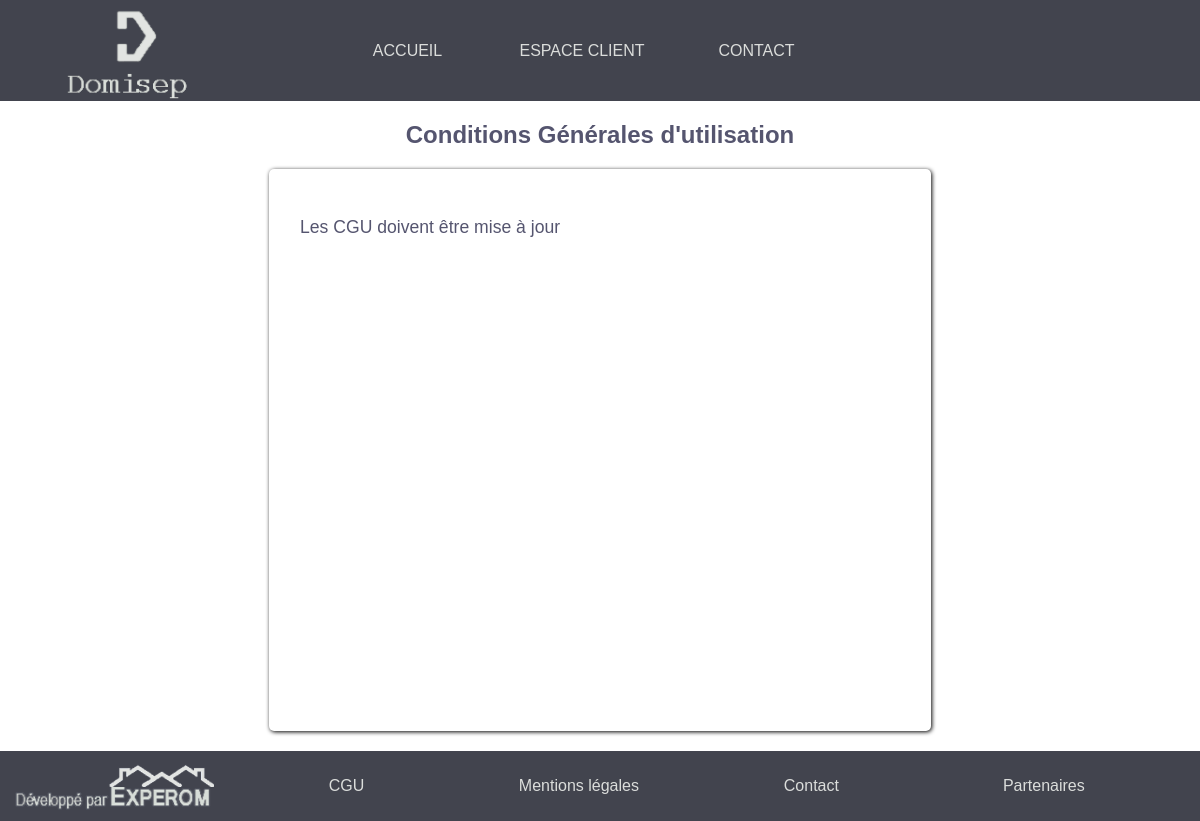
Before: /cgu with the older database file.
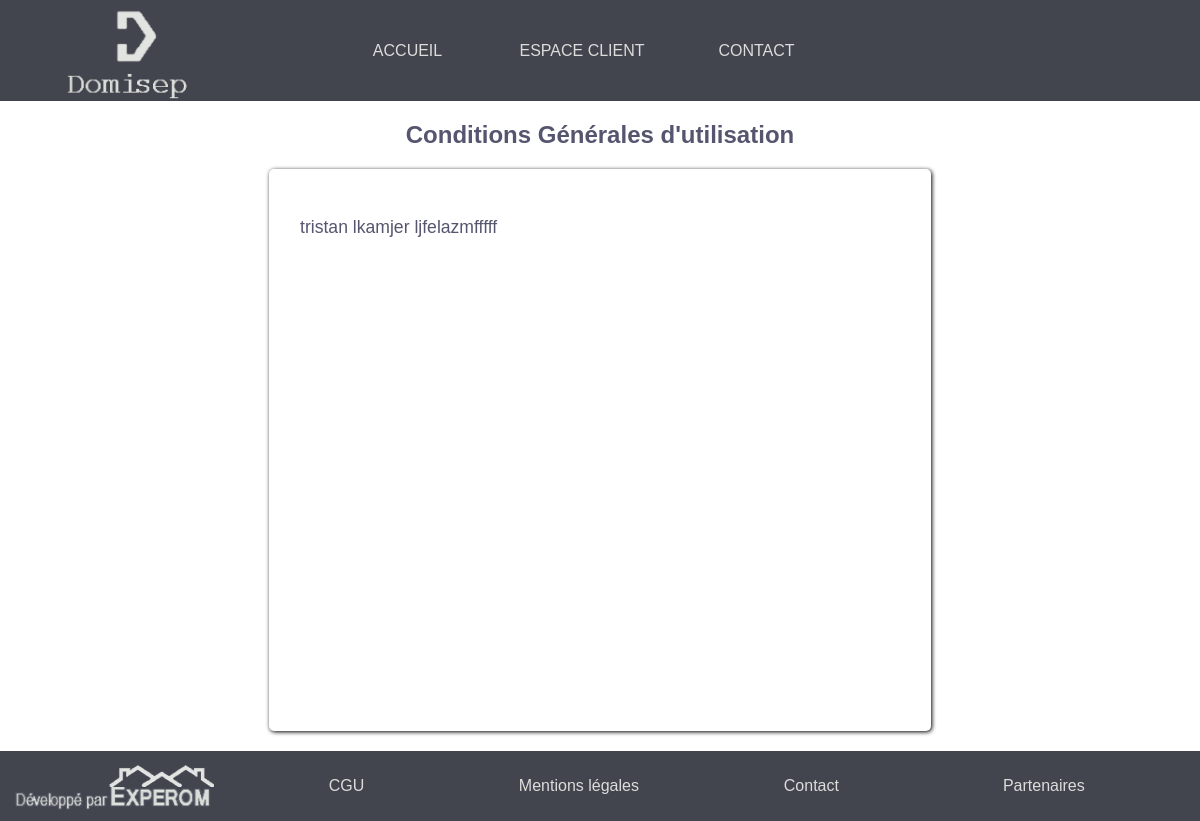
After: the same page with the newer database file.
### tables this page shows
CREATE TABLE `cgu` (
  `ID` int(11) NOT NULL,
  `text` text NOT NULL,
  `last_update` date NOT NULL,
  `last_admin` varchar(255) NOT NULL
);

### controller/cgu.php (called while the page is built)
<?php
$tableau = array('typeDeRequete'=>'select', 'table'=>'cgu','param'=>array('ID'=>1));
$dataCGU = requeteDansTable($db,$tableau);
$textCGU = "";
if ($dataCGU != array()) {
    $textCGU = $dataCGU[0]['text'];
}
include('vue/cgu.php');
?>

### modele/general.php (called while the page is built, shortened)
<?php
function requeteDansTable($db,$tableau){
    $tableau = securite($tableau);
    if ($tableau['typeDeRequete'] == "select") {
        $tableau = implodeChampsValues($tableau);
        $query = 'SELECT * FROM '.$tableau['table'].' WHERE '.$tableau['champsValues'];
    }
    $param = $tableau['param'];
    $requete = $db->prepare($query);
    $requete->execute($param);
    $tableauDonnees = array();
    if ($tableau['typeDeRequete'] == "select") {
        while ($donnees = $requete -> fetch()) {
            $tableauDonnees[] = $donnees;
        }
        return $tableauDonnees;
    }
}
function securite($tableau)
{
    $tableauEntitiesAndCrypt = array();
    foreach ($tableau['param'] as $key => $value) {
        if ($key == 'mdp') {
            $tableauEntitiesAndCrypt[$key] = 'cocos_'.md5($value);
        } else {
            $tableauEntitiesAndCrypt[$key] = htmlentities($value);
        }
    }
    unset($tableau['param']);
    $tableau['param'] = $tableauEntitiesAndCrypt;
    return $tableau;
}
function implodeChampsValues($tableau)
{
    if ($tableau['typeDeRequete'] == 'insert') {
        $tableauChamps = array();
        $tableauValues = array();
        foreach ($tableau["param"] as $key => $values) {
            if ($key == 'dateInscription') {
                $tableauValues[] = 'NOW()';
            } else {
                $tableauValues[] = ':' . $key;
            }
        }
        $tableauValues = implode(', ', $tableauValues);
        foreach ($tableau["param"] as $key => $values) {
            $tableauChamps[] = $key;
        }
        $tableauChamps = implode(', ', $tableauChamps);
        $tableau['champs'] = $tableauChamps;
        $tableau['values'] = $tableauValues;
        unset($tableau['param']['dateInscription']);
        return $tableau;
    }
    else if ($tableau['typeDeRequete'] == 'select' or $tableau['typeDeRequete'] == 'delete') {
        $tableauChampsValues = array();
        foreach ($tableau['param'] as $key => $value) {
            $tableauChampsValues[] = $key . '=:' . $key;
        }
        $tableauChampsValues = implode(' AND ',$tableauChampsValues);
        $tableau['champsValues']  = $tableauChampsValues;
        return $tableau;
    }
}
?>

### vue/cgu.php (the view, shortened to what this page needs)
<?php
if (isset($_SESSION['role'])) {
    if ($_SESSION['role'] != 'admin') {
        include("vue/header.php");
        include("vue/footer.php");
    } else {
        include("vue/back-office/header.php");
        include("vue/back-office/footer.php");
    }
}
else {
    include("vue/header.php");
    include("vue/footer.php");
}
?>
    <section id="cgu-foot-section">
        <h1>Conditions Générales d'utilisation</h1>
        <div id="cgu-foot">
            <p><?php if ($textCGU != "") { echo $textCGU; } else { echo "Les CGU doivent être mise à jour"; } ?></p>
        </div>
    </section>
<?php
$section = ob_get_clean();
include('gabarit.php');

### vue/header.php (shortened to what this page needs)
<header>
    <a href="/accueil"  class="inline logo" ><img src="/vue/style/images/logo-header.png" alt="logo_domisep" class="logo"></a></a>
    <nav class="inline">
        <ul id="menuAccueil">
            <li class="nonderoulant"><a href="/accueil">accueil</a></li>
            <li class="deroulant"><a href='/espace-client'>espace client</a>
            </li>
            <li class="nonderoulant"><a href="/contact">Contact</a></li>
        </ul>
    </nav>
</header>
<?php
$header = ob_get_clean();

### vue/footer.php (shortened to what this page needs)
<footer>
    <ul id="footer">
        <li><a href="/admin" id="redirAdmin"><img src="/vue/style/images/logo-footer.png" alt="logoExperom" class="logoExperom"></a></li>
        <li><a href="/cgu">CGU</a></li>
        <li><a href="/mention-legal">Mentions légales</a></li>
        <li><a href="/contact">Contact</a></li>
        <li><a href="/controller/http-request.php">Partenaires</a></li>
    </ul>
</footer>
<?php
$footer = ob_get_clean();

### index.php (shortened to what this page needs)
<?php
include("modele/connexionDB.php");
include("modele/general.php");
if (!isset($_GET["cible"])) {
    include("vue/accueil/accueil.php");
}
else if ($_GET['cible'] == 'admin') {
    include('controller/back-office/index.php');
}
else if ($_GET['cible'] == 'mention-legal') {
    include('vue/mention-legal.php');
}
else if ($_GET['cible'] == 'cgu') {
    include('controller/cgu.php');
}
?>

### gabarit.php (shortened to what this page needs)
<!DOCTYPE html>
<html>
<head>
    <link rel="stylesheet" type="text/css" href="/vue/style/style.css" />
    <link rel="stylesheet" type="text/css" href="/vue/style/font_general/flaticon.css">
</head>
<body>
<div id="page">
    <?php echo($header);?>
    <?php echo($section);?>
    <?php echo($footer);?>
</div>
</body>
</html>

### vue/style/style.css (style rules this page uses)
html { height:100%; margin:0; }
body { font-family:Verdana,Arial,sans-serif; padding:0; margin:0; background: #FFFFFF ; height:100%; }
div#page { display: table; height:100%; width:100%; }
section, header, footer { display: table-row; }
a { text-decoration: none; color:#DBDDDB; }
footer { height :70px; width:100%; background: #42444E; color: #DBDDDB; vertical-align: middle; }
ul#footer { line-height: 50px; height:70px; width:100%; vertical-align: middle; display: inline-block; padding:0; margin:0; }
#footer li { display:inline-block; padding:0; margin:0; text-align: center; width:19%; line-height:70px; height:70px; vertical-align: middle; }
#footer li img { width:200px; vertical-align: middle; height:50px; }
#footer a#redirAdmin { display: inline-block; width: 200px; height: 50px; }
#footer a { margin:0; padding:0; line-height:50px; height:50px; }
header { height:100px; background: #42444E; color : #DBDDDB; text-transform: uppercase; padding: 0; margin:0; }
header > .inline { text-align: center; display:inline-block; }
header a.logo { width:24%; color:#DBDDDB; line-height: 100px; height: 100px; vertical-align: middle; padding:0; margin:0; text-align: left; }
header a.logo img { height:100px; padding-left:50px; }
section { text-align: center; color: rgb(85,85,111); }
nav.inline { width:49%; height:100px; line-height:70px ; padding:0; margin: 0 0 0 0; }
nav.inline ul#menuAccueil { list-style: none; vertical-align: middle; height:100px; line-height: 100px; margin:0 auto 0 auto; padding:0; }
nav.inline ul li { padding:0; margin:0; }
li.deroulant { position: relative; }
.inline ul li { display: inline-block; padding:0px; width:170px; line-height: 40px; height:40px; vertical-align: middle; }
nav.inline li a { display: inline-block; padding:0; margin:0; width:100%; height:100%; }
section#cgu-foot-section { display: table-cell; vertical-align: middle; }
section#cgu-foot-section div#cgu-foot { width: 50%; min-height:500px; display: block; margin:0 auto 20px auto; border: solid transparent 1px; box-shadow: 1px 1px 4px black; border-radius: 5px; text-align: left; padding:30px; font-size: 1.1em; }

Changed rows visible on the page:
added cgu: text "tristan lkamjer ljfelazmfffff"
Other visible differences:
text no longer shown: "Les CGU doivent être mise à jour"
